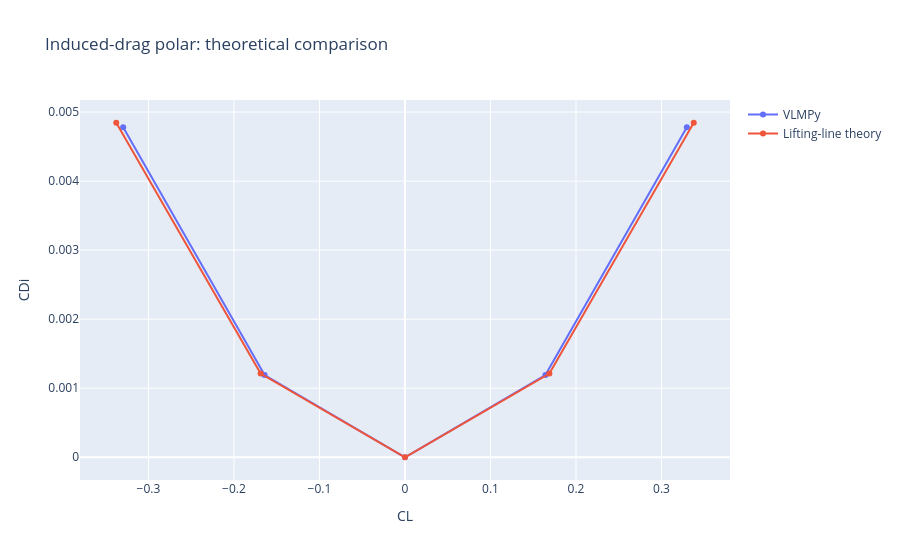

Notebook code cell kept with this figure:
### Markdown cell above
## 10. Reproducible Report and Export

The following table separates internal verification from theoretical comparisons. This well-conditioned case uses tolerances of $10^{-10}$ for symmetry and dimensionless residuals, and 12% for the lift-curve slope, as in the regression criterion in `tests/test_convergence_and_validation.py`. These thresholds are working criteria for this example, not physical uncertainties or a guarantee of general validity. The drag discrepancy is reported without imposing an experimental acceptance threshold.

The export function is **optional**: it creates JSON, CSV, and HTML figures in a user-selected directory. It does not write files automatically and may overwrite files with those names when called.

### Code cell
def prepare_report(vlm, reference_slope, fitted_slope, symmetry_error, residual, zero_incidence_case):
    checks = []
    def record(name, category, value, limit):
        checks.append({'criterion': name, 'category': category, 'value': float(value),
                       'limit': float(limit), 'status': 'PASS' if np.isfinite(value) and value <= limit else 'FAIL'})
    record('Relative linear residual', 'Verification', residual, 1e-10)
    record('Load symmetry', 'Verification', symmetry_error, 1e-10)
    record('Maximum lateral coefficient', 'Verification', max(abs(vlm.CY), abs(vlm.Cl), abs(vlm.Cn)), 1e-10)
    record('CL at zero incidence', 'Verification', abs(zero_incidence_case.CL), 1e-10)
    record('CD at zero incidence', 'Verification', abs(zero_incidence_case.CD), 1e-10)
    record('Slope versus lifting-line theory', 'Theoretical comparison', abs(fitted_slope - reference_slope) / abs(reference_slope), 0.12)
    return checks


report = prepare_report(case, lifting_line_slope, slope, symmetry_error, residual, zero_case)
print(f'{"Criterion":39s} {"Category":23s} {"Value":>12s} {"Limit":>12s} Status')
for row in report:
    print(f"{row['criterion']:39s} {row['category']:23s} {row['value']:12.3e} {row['limit']:12.3e} {row['status']}")
print(f"CDi difference versus lifting-line theory (informational): {abs(case.CD - theory['CDi']) / abs(theory['CDi']):.2%}")
assert all(row['status'] == 'PASS' for row in report), 'One or more checks failed; inspect the report.'

fig_polar = go.Figure()
fig_polar.add_trace(go.Scatter(x=[row['CL'] for row in results], y=[row['CD'] for row in results], mode='lines+markers', name='VLMPy'))
reference_polar = [rectangular_lifting_line(ref['b'], ref['c'], angle) for angle in alpha_rad]
fig_polar.add_trace(go.Scatter(x=[row['CL'] for row in reference_polar], y=[row['CDi'] for row in reference_polar], mode='lines+markers', name='Lifting-line theory'))
fig_polar.update_layout(title='Induced-drag polar: theoretical comparison', xaxis_title='CL', yaxis_title='CDi')
fig_polar.show()

### Figure 1 — Plotly figure (JSON) as saved in the notebook; plotly's stock layout.template omitted (floating-point values rounded to 4 significant figures)
{"data": [{"mode": "lines+markers", "name": "VLMPy", "type": "scatter", "x": [-0.3297, -0.1642, 0, 0.1642, 0.3297], "y": [0.004779, 0.00119, 0, 0.00119, 0.004779]}, {"mode": "lines+markers", "name": "Lifting-line theory", "type": "scatter", "x": [-0.3377, -0.1689, 0, 0.1689, 0.3377], "y": [0.004845, 0.001211, 0, 0.001211, 0.004845]}], "layout": {"title": {"text": "Induced-drag polar: theoretical comparison"}, "xaxis": {"title": {"text": "CL"}}, "yaxis": {"title": {"text": "CDi"}}}}
